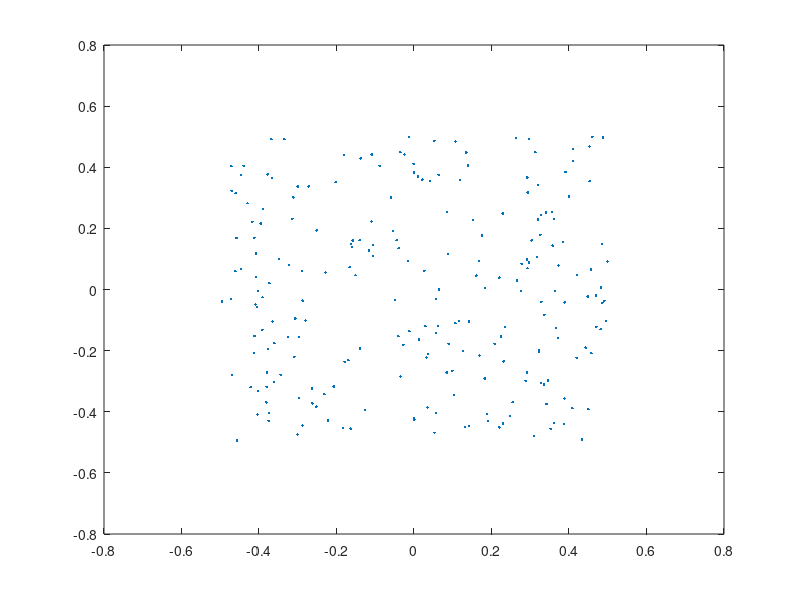

Write the MATLAB code that produced this figure.
clear all;
lambda=200;
npoints = poissrnd(lambda);
pproc = rand(npoints, 2)-0.5;

figure(1)
plot(pproc(:,1),pproc(:,2),'.');

%very rarely plotted
if npoints>1000
    med_proc_1 = rand(1000,2);
    med_proc_2 = (1/1000)*rand(npoints-1000,2);
    med_proc = [med_proc_1;med_proc_2];
else
    med_proc = rand(npoints-160,2);
end

A = zeros(npoints-160,npoints-160);

for i=1:npoints-161
    A(i,i+1) = 1;
end

C = med_proc';
Dt = pproc';
b1 = zeros(npoints-160,1)+0.00001;
b1(npoints-160,1) = 0 ;
b2_t = zeros(npoints-160,1);
b3_t = zeros(npoints-160,1)+0.00001;
D = [];
Array = zeros(npoints-162,npoints-160);
C1 = [C;Array]; 

for i = 1:npoints
    j = rem(i,npoints-160);
    if j==0
        j = npoints-160;
    end
    A1 = A;
    b2 = b2_t;
    b3 = b3_t;
    b3(j) = 10;
    b2(j) = -10;

    if j~=1 
        A1(j-1,:) = [1 zeros(1,npoints-161)];
    end
    disp(i);
    Xt = lsqlin(C1,[Dt(:,i);zeros(npoints-162,1)],A1,b1,[],[],b2,b3);
    D = [D;Xt'];
end

%D = pproc/med_proc;

%summation_of_distances

                                